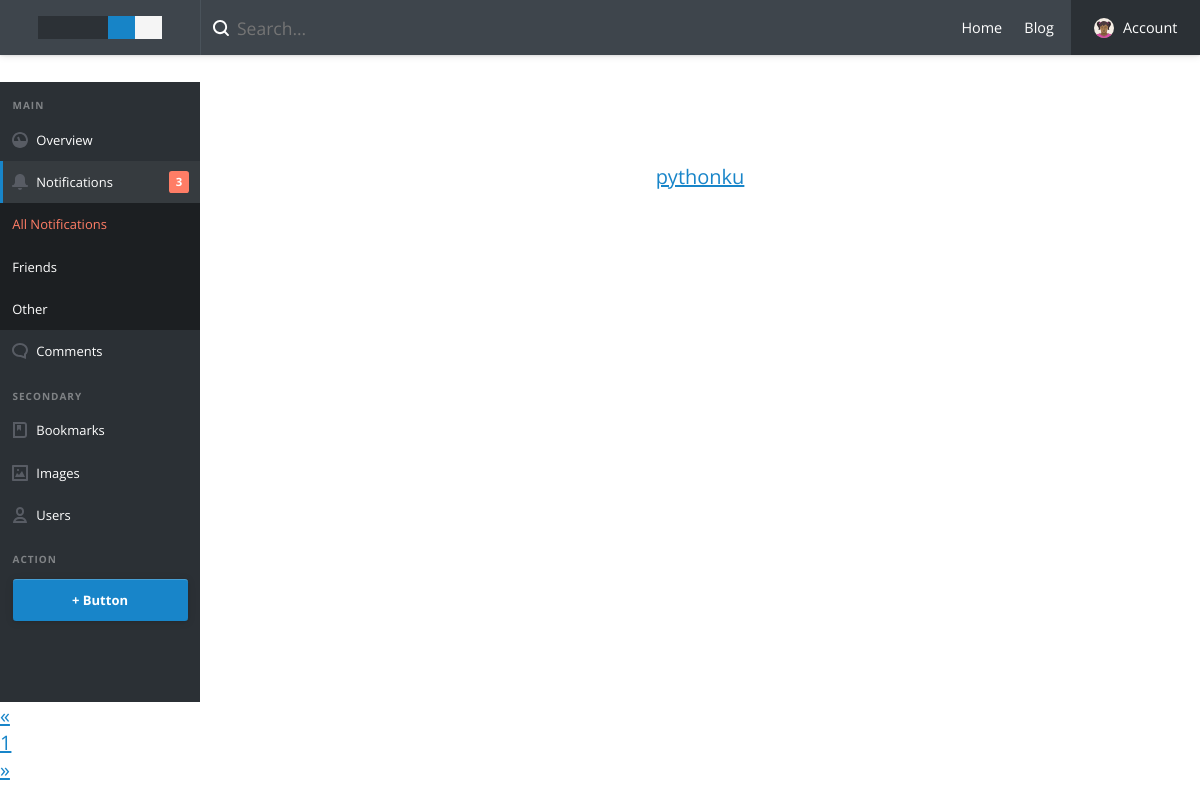
The app's page /entries/tags/flask/, older data.
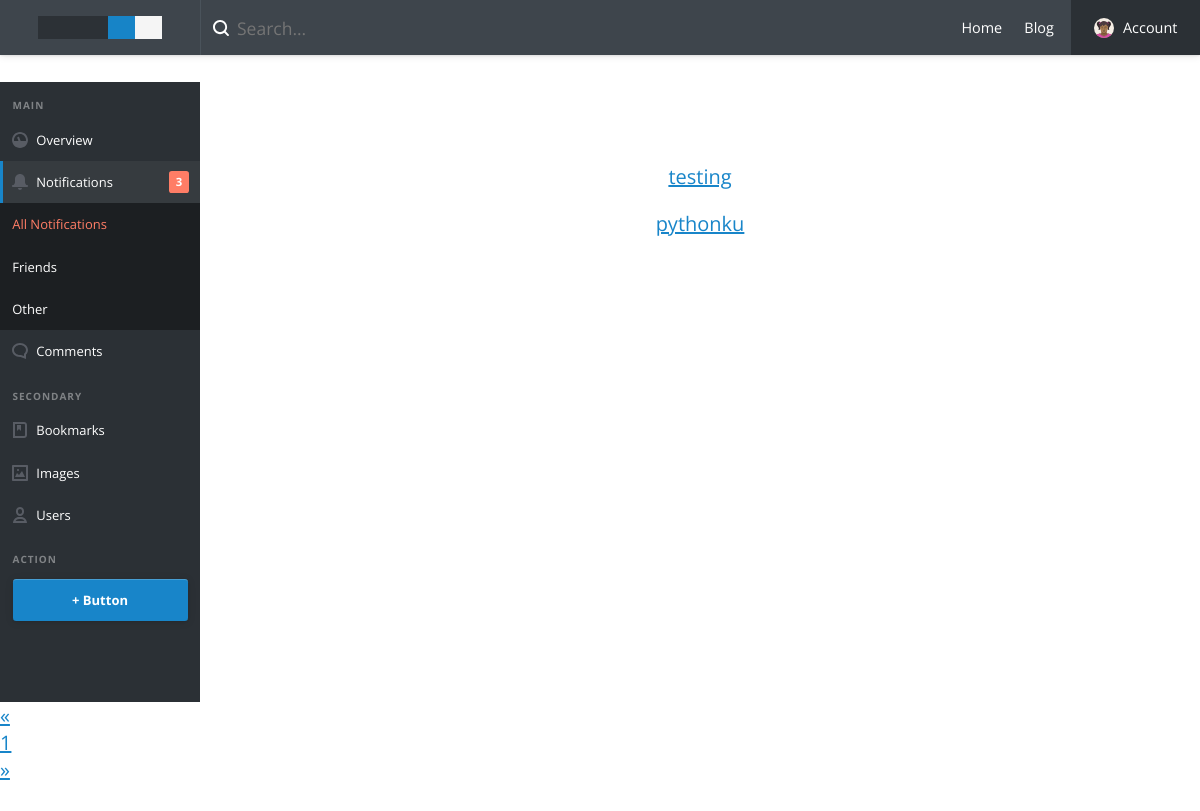
The same page, newer data.
### models.py (models this page shows, shortened)
class Entry(db.Model):
    STATUS_PUBLIC = 0
    STATUS_DRAFT = 1
    STATUS_DELETED = 2
    id = db.Column(db.Integer, primary_key=True)
    title = db.Column(db.String(40))
    slug = db.Column(db.String(50), unique=True)
    body = db.Column(db.Text)
    status = db.Column(db.SmallInteger, default=STATUS_PUBLIC)
    created_timestamp = db.Column(db.DateTime, default=datetime.datetime.now)
    modified_timestamp = db.Column(
        db.DateTime,
        default=datetime.datetime.now,
        onupdate=datetime.datetime.now)
    tags = db.relationship('Tag', secondary=entry_tags,
                           backref=db.backref('entries', lazy='dynamic'))

### entries/blueprint.py (the view)
@entries.route('/tags/<slug>/')
def tag_detail(slug):
    tag = Tag.query.filter(Tag.slug == slug).first_or_404()
    entries = tag.entries.order_by(Entry.created_timestamp.desc())
    return object_list('entries/tag_detail.jinja', entries, tag=tag)

### helpers.py (called while the page is built)
def object_list(template_name, query, paginate_by=20, **context):
    page = request.args.get('page')
    if page and page.isdigit():
        page = int(page)
    else:
        page = 1
    object_list = query.paginate(page, paginate_by)
    return render_template(template_name, object_list=object_list, **context)

### entries/templates/entries/tag_detail.jinja (shortened to what this page needs)
{% extends "layout.html" %}
{% block body %}
  {% include "includes/list.jinja" %}
  {% include "includes/page_links.jinja" %}
{% endblock %}

### entries/templates/includes/list.jinja
{% block body %}
<div class="cd-content-wrapper">
<div class="text-component text-center">
  {% for entry in object_list.items %}
    <p><a href="{{ url_for('entries.index', slug=entry.slug) }}">{{ entry.title }}</a></p>
    {% endfor %}
</div></div>
{% endblock %}

Row changes from the older to the newer data that the page shows:
added Entry: title "testing"
